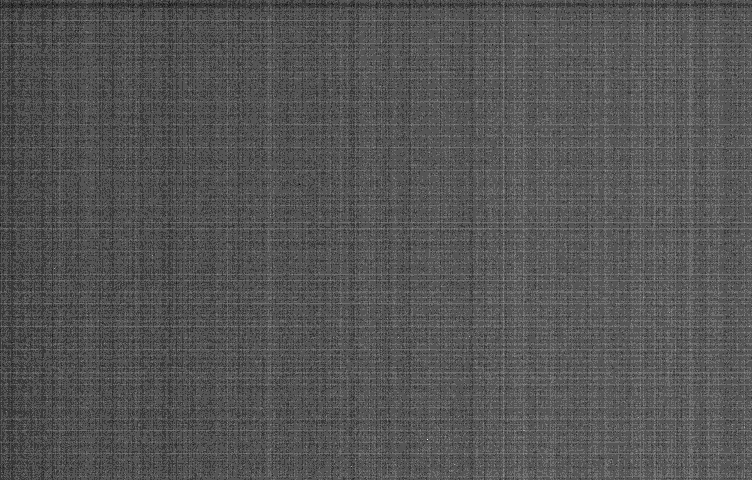
#> input picture Project 2/gruppe1_2/bf1.bmp, 752 x 480 px; the run also reads 1 picture not shown here
$ python image_processing.py   (older library calls are emulated)
#> lines starting #> are read from the running program, lines starting #| are printed output that depends on the picture; long printed decimals are rounded
# -*- coding: utf-8 -*-
"""
Created on Wed Oct 14 13:49:42 2017

@author: Daniel
"""

import numpy as np
import matplotlib.pyplot as plt
from PIL import Image


class image_processor:
    def __init__(self, file_folder="",file_extension=".bmp"):
        self.folder = file_folder
        self.extension = file_extension


    def read_image(self,name,fullFOV=True):
        im = Image.open(self.folder + name + self.extension)

        if fullFOV:
            return np.copy(np.array(im))
        elif not fullFOV:
            return self.get_center(np.array(im))

    # [6 lines left out: function read_images, not called in this run]

    def make_histogram(self,image, title=""):
        n, bins, patches = plt.hist(image.flatten(),normed=True)
        plt.title(title)
        plt.xlabel("Pixel Value")
        plt.ylabel("Distribution")
        plt.show()

    def get_extrema(self, image):
        return np.min(image), np.max(image)

    def get_position_extrema(self,image):

        return np.unravel_index(np.argmin(image),image.shape), \
                    np.unravel_index(np.argmax(image),image.shape)

    def get_mean(self,image):
        return np.mean(image)

    # [7 lines left out: function average_image, not called in this run]


    def get_std(self,image): #get std...
        return np.std(image)

    def get_center(self, image, size=300):
        image_shape = image.shape
        center = (int(image_shape[0]/2),int(image_shape[1]/2))
        return np.copy(image[center[0] - int(size/2):center[0] + int(size/2),\
                         center[1] - int(size/2):center[1] + int(size/2)])


    def process_image_mean_and_noise(self,image_names):
        b1 = self.read_image(image_names[0])
        b2 = self.read_image(image_names[1])

        b_sum = b1 + b2
        b_center = self.get_center(b_sum)
        b_center_mean = self.get_mean(b_center)

        b_sub = b1-b2
        b_center_sub = self.get_center(b_sub)
        b_center_std = self.get_std(b_center_sub)

        return b_center_mean, b_center_std

    # [72 lines left out: functions get_g, get_RON, get_noise, get_picture_slice, plot_picture_slice, clean_image, not called in this run]


    def save_image(self,image,name):
        im = Image.fromarray(np.uint8(np.where(image>255, 255,image)))
        im.save(name)


    # [43 lines left out: functions plot_color_hist, plot_highest_row_color, convert_images, not called in this run]


if __name__=="__main__":
    ip = image_processor()
    bias = ip.read_image("bf1")
#> in read_image, im is the input picture: PIL image 752x480 L; min 6, max 15, mean 8.97
    dark = ip.read_image("df_max_exp")

    ip.make_histogram(bias,title="Histogram for the Bias")
#> in make_histogram, `n, bins, patches = plt.hist(image.flatten(),normed=True)`: n = [6.16e-06, 0.0022, 0.205, 0.735, 0.166, 0.00265, 4e-05, 0, 0, 3.08e-06]; bins = [6, 6.9, 7.8, 8.7, 9.6, 10.5, 11.4, 12.3, 13.2, 14.1, 15]; patches = 10 items
#> in make_histogram, `plt.show()`:
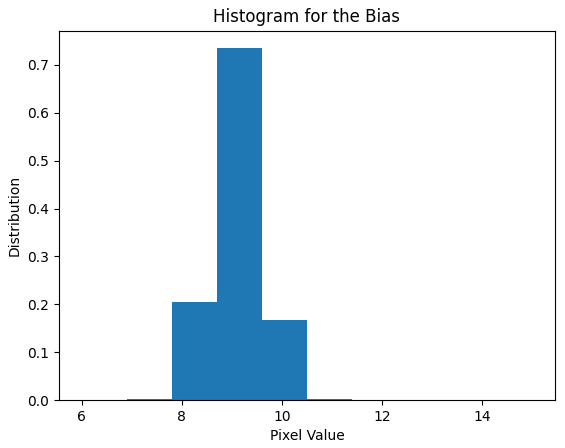
#> figure drawn by matplotlib, 1 panel; tallest bar 0.735 high, from x = 8.7 to 9.6
    ip.make_histogram(dark,title="Histogram for the Dark Frame")
#> call 2 of make_histogram, with title = 'Histogram for the Dark Frame'
#> in make_histogram (call 2), `n, bins, patches = plt.hist(image.flatten(),normed=True)`: n = [0.144, 0.00128, 1.45e-05, 2.41e-06, 1.61e-06, 8.03e-07, 1.2e-06, 1.2e-06, 8.03e-07, 8.03e-07]; bins = [4, 10.9, 17.8, 24.7, 31.6, 38.5, 45.4, 52.3, 59.2, 66.1, 73]
#> in make_histogram (call 2), `plt.show()`:
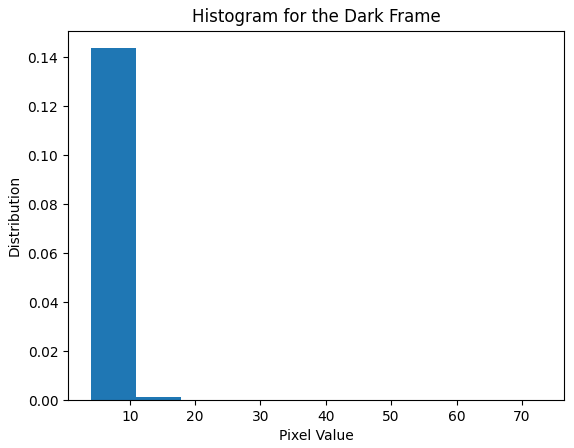
#> figure drawn by matplotlib, 1 panel; tallest bar 0.144 high, from x = 4 to 10.9

    print("For bias: min = {}, max = {}".format(ip.get_extrema(bias)[0],ip.get_extrema(bias)[1]))
#| For bias: min = 6, max = 15
    print("For dark frame: min = {}, max = {}".format(ip.get_extrema(dark)[0],ip.get_extrema(dark)[1]))
#| For dark frame: min = 4, max = 73

    print("For bias, the position is: min = {}, max = {}".format(ip.get_position_extrema(bias)[0],ip.get_position_extrema(bias)[1]))
#| For bias, the position is: min = (35, 528), max = (439, 427)
    print("For dark frame, the position is: min = {}, max = {}".format(ip.get_position_extrema(dark)[0],ip.get_position_extrema(dark)[1]))
#| For dark frame, the position is: min = (441, 84), max = (214, 478)

    print("For bias: mean = {}".format(ip.get_mean(bias)))
#| For bias: mean = 8.966
    print("For dark frame: mean = {}".format(ip.get_mean(dark)))
#| For dark frame: mean = 7.402

    print("Statistics for bias and flat")
    print("----------------------------")

    bias_mean, bias_std = ip.process_image_mean_and_noise(["bf1","bf2"])
#> call 4 of read_image, with name = 'bf2', fullFOV = True
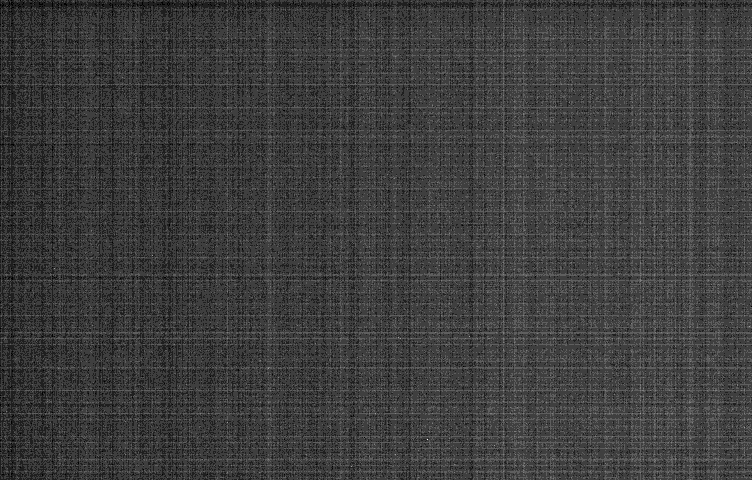
#> input picture Project 2/gruppe1_2/bf2.bmp, 752 x 480 px
#> in read_image, im is the input picture: PIL image 752x480 L; min 7, max 15, mean 8.94
#> in get_center, `return np.copy(image[center[0] - int(size/2):center[0] + int(size/2),\..`:
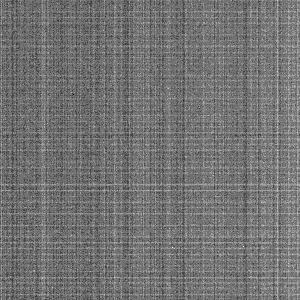
#> returned value: shape (300, 300); min 13, max 24, mean 18; drawn with min black and max white
#> in process_image_mean_and_noise, `b_center_mean = self.get_mean(b_center)`: b_center_mean = 17.99
#> in process_image_mean_and_noise, `b_sub = b1-b2`:
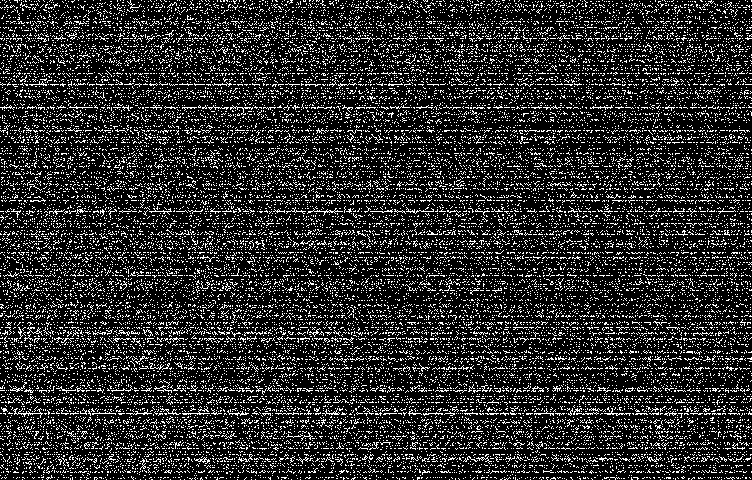
#> b_sub: shape (480, 752); min 0, max 255, mean 44.2
#> call 2 of get_center, with size = 300
#> in get_center (call 2), `return np.copy(image[center[0] - int(size/2):center[0] + int(size/2),\..`:
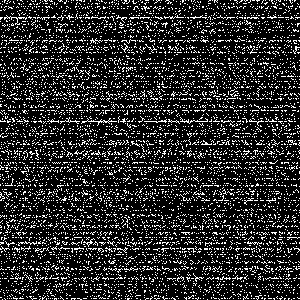
#> returned value: shape (300, 300); min 0, max 255, mean 43.2
#> in process_image_mean_and_noise, `b_center_std = self.get_std(b_center_sub)`: b_center_std = 95.43
#> bias_mean = 17.99; bias_std = 95.43
#> (the run stopped early here; a loop or call above may not have finished)
